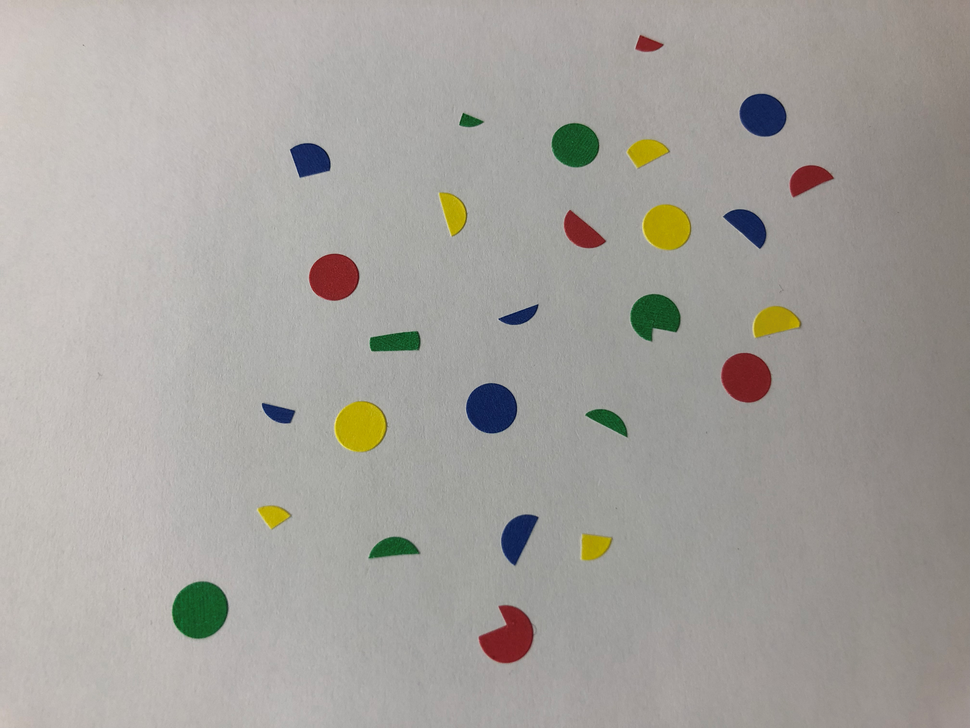
//> input picture data/computer-vision-test-image-constant-light.png, 970 x 728 px, shrunk from 2661 x 1996 before the run
$ ./YellowCircleDetect data/computer-vision-test-image-constant-light.png   (built with g++ and OpenCV 4)
//> lines starting //> are read from the running program, lines starting //| are printed output that depends on the picture; after the words box and inside, x2 and y2 are one past the last pixel; in counts of white or black regions, pixels touching at a corner belong together
### YellowcircleDetect.h
/*
 * YellowcircleDirect.h
 *
 *  Created on: Jun 13, 2019
 *      Author: bangaru
 */

#ifndef YELLOWCIRCLEDETECT_H_
#define YELLOWCIRCLEDETECT_H_

#include "opencv2/highgui/highgui.hpp" //Had to install libopencv-highgui-dev
#include "opencv2/imgproc/imgproc.hpp" //Had to install libopencv-imgproc-dev
#include <iostream>
#include <vector>

#endif /* YELLOWCIRCLEDIRECT_H_ */

### YellowCircleDetect.cpp
/*
 * YellowCircleDetect.cpp
 *
 *  Created on: Jun 13, 2019
 *      Author: techsri
 */

	#include "YellowcircleDetect.h"

	using namespace cv;
	using namespace std;
	// we'll be using the HSV colour space, instead of the more common RGB colour space. In HSV, each "tint" of colour is assigned a particular number (the Hue).
	//The "amount" of colour is assigned another number (the Saturation) and the brightness of the colour is assigned another number (the Intensity or Value).
	//This gives us the advantage of having a single number (hue) for the yellow circle.
	IplImage* get_thresholded_image(IplImage* img)
	{
		// Convert the image into an HSV image
		IplImage* imgHSV = cvCreateImage(cvGetSize(img), 8, 3);
		cvCvtColor(img, imgHSV, CV_BGR2HSV);
		IplImage* imgThreshed = cvCreateImage(cvGetSize(img), 8, 1);
	   //
		cvInRangeS(imgHSV, cvScalar(20, 100, 100), cvScalar(30, 255, 255), imgThreshed);

		cvReleaseImage(&imgHSV);
		return imgThreshed;
	}

	/** @function main */
	int main(int argc, char** argv)
	{
	  Mat src;

	  /// Read the image
	  const char* filename = argc >=2 ? argv[1] : "../data/computer-vision-test-image.png";
		 // Loads an image
	  src = imread( filename, IMREAD_COLOR );
//> src is the input picture: 728 rows x 970 cols, CV_8UC3; mean B, G, R 156.8, 161.6, 164.7
		 // Check if image is loaded fine
	  if(src.empty()){
			 printf(" Error opening image\n");
			 printf(" Program Arguments: [image_name -- default %s] \n", filename);
			 return -1;
	   }
	  //౩ Channels conversion of mat to IpIImage.
	  IplImage* ptr_image = cvCreateImage(cvSize(src.cols, src.rows), 8, 3);
	  IplImage ipltemp = src;
	  cvCopy(&ipltemp, ptr_image);


	//  IplImage* image = cvCloneImage(&(IplImage)src);

	  //Threshold to yellow hue. Yellow becomes white. Rest becomes blackened.
	 IplImage*  img_yellow_thresh =  get_thresholded_image(ptr_image);
//> in get_thresholded_image, `cvCvtColor(img, imgHSV, CV_BGR2HSV);`: imgHSV: 728 rows x 970 cols, CV_8UC3; mean H, S, V 21.9, 18.2, 166.2
//> in get_thresholded_image, `cvInRangeS(imgHSV, cvScalar(20, 100, 100), cvScalar(30, 255, 255), img..`:
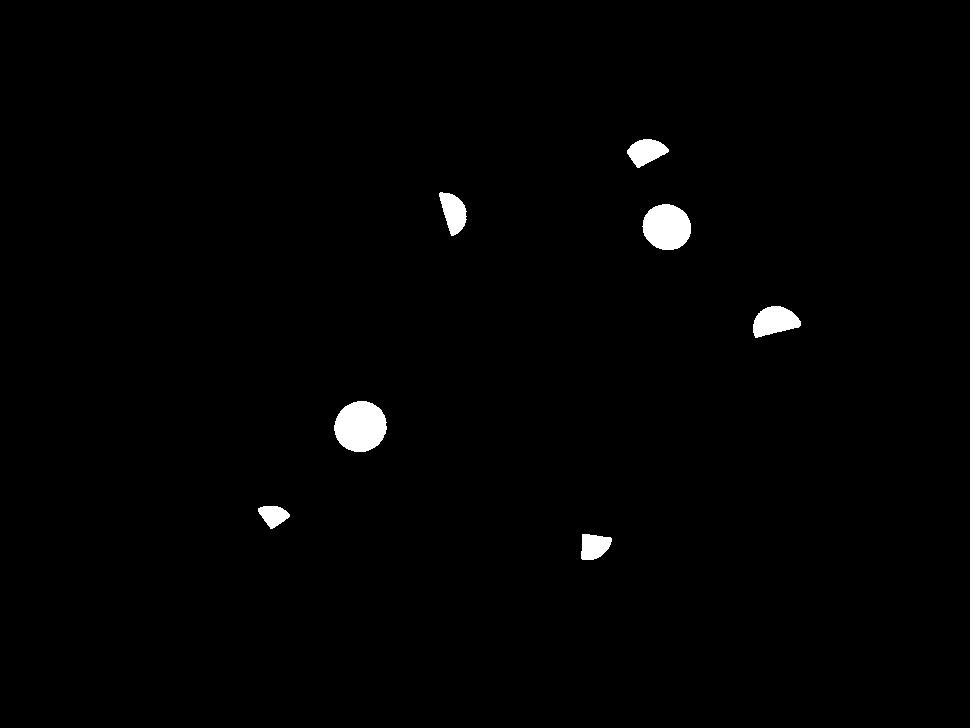
//> imgThreshed: 728 rows x 970 cols, CV_8UC1; 1.1% white; 7 white regions, largest, box (x1, y1, x2, y2) and area: (334, 401, 387, 452) 2099, (642, 204, 691, 250) 1758, (753, 306, 801, 338) 1045


	 //Convert the thresholded image to an cv::Mat structure for use in HoughCircles function.
	 cv::Mat src_gray = cv::cvarrToMat(img_yellow_thresh);

	 // Reduce the noise so we avoid false circle detection
	 GaussianBlur( src_gray, src_gray, Size(9, 9), 2, 2 );
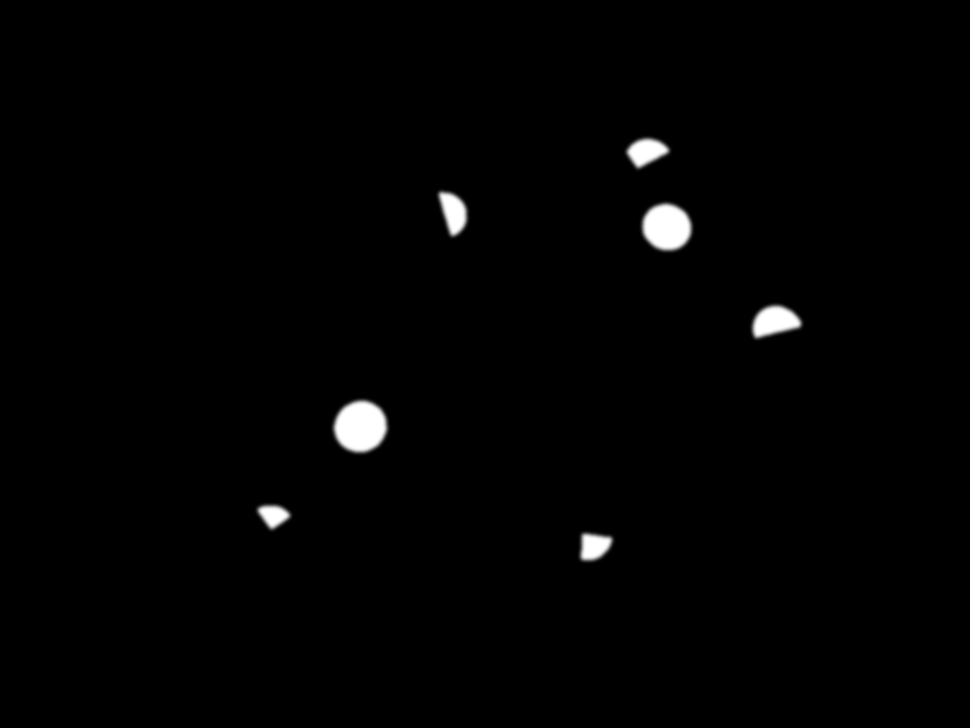
//> src_gray: 728 rows x 970 cols, CV_8UC1; 1.12% of pixels changed, all inside (x1, y1, x2, y2) = (254, 135, 805, 564)

	 cvShowImage("Noise reduced grey Image",img_yellow_thresh);
	 std::vector<cv::Vec3f> circles;
	  // Apply the Hough Transform to find just the circles
	 //gray: Input image (grayscale).
     //HOUGH_GRADIENT: Define the detection method. Currently this is the only one available in OpenCV.
     //dp = 1: The inverse ratio of resolution.
     //min_dist = gray.rows/16: Minimum distance between detected centers.
     //param_1 = 200: Upper threshold for the internal Canny edge detector.
     //param_2 = 100*: Threshold for center detection.
     //min_radius = 0: Minimum radius to be detected. If unknown, put zero as default.
     //max_radius = 0: Maximum radius to be detected. If unknown, put zero as default.
     HoughCircles(src_gray, circles, CV_HOUGH_GRADIENT, 1, src_gray.rows/16, 200, 100, 0, 0 );
//> circles = empty

	  /// Draw the circles detected
	  for( size_t i = 0; i < circles.size(); i++ )
	  {
		  Point center(cvRound(circles[i][0]), cvRound(circles[i][1]));
		  int radius = cvRound(circles[i][2]);
		  // circle center
		  circle( src, center, 3, Scalar(0,255,0), -1, 8, 0 );
		  // circle outline
		  circle( src, center, radius, Scalar(0,0,255), 3, 8, 0 );
	   }
//> this loop made 0 passes

	  /// Show your results
  namedWindow( "Hough Circle Transform Demo", CV_WINDOW_AUTOSIZE );
  imshow( "Hough Circle Transform Demo", src );

	  waitKey(0);
	  return 0;
	}
